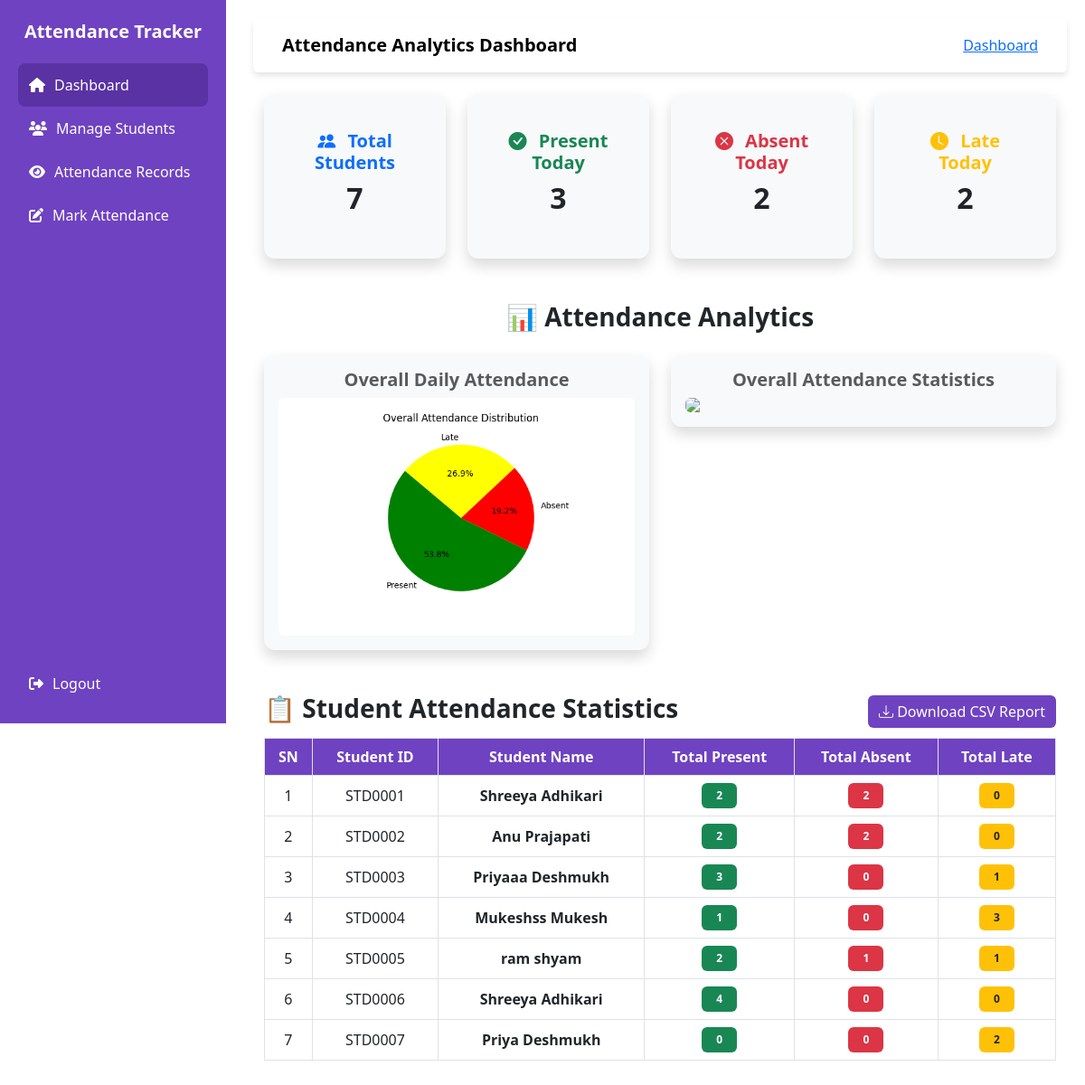
The page /dashboard (signed in) on the database its author committed.
### models.py (models this page shows)
class Student(db.Model):
    id = db.Column(db.Integer, primary_key = True)
    student_id = db.Column(db.String(20), unique=True, nullable=False)  # Custom ID
    first_name = db.Column(db.String(150), nullable=False)
    last_name = db.Column(db.String(150), nullable=False)
    email = db.Column(db.String(100), unique=True, nullable=False)
    address = db.Column(db.Text, nullable=False)
    phone = db.Column(db.String(15), unique=True, nullable=False)

### app.py (the view)
@app.route('/dashboard')
@login_required
def dashboard():
    today_date = datetime.today().date()
    total_students = Student.query.count()
    today_attendance_records = Attendance.query.filter_by(date=today_date).all()
    attendance_records = Attendance.query.all()
    daily_attendance = defaultdict(lambda: {"Present": 0, "Absent": 0, "Late": 0})
    student_attendance = defaultdict(lambda: {"Present": 0, "Absent": 0, "Late": 0, "Total": 0})
    for record in attendance_records:
        date = record.date.strftime("%Y-%m-%d")
        status = record.status
        daily_attendance[date][status] += 1
        student_attendance[record.student_id][status] += 1
        student_attendance[record.student_id]["Total"] += 1
    today_attendance_summary = {"Present": 0, "Absent": 0, "Late": 0}
    for record in today_attendance_records:
        today_attendance_summary[record.status] += 1
    student_percentages = {}
    student_statistics = []
    for student_id, stats in student_attendance.items():
        total = stats["Total"]
        student = Student.query.get(student_id)
        if total > 0:
            student_percentages[student_id] = {
                "Present": round((stats["Present"] / total) * 100, 2),
                "Absent": round((stats["Absent"] / total) * 100, 2),
                "Late": round((stats["Late"] / total) * 100, 2),
            }
        else:
            student_percentages[student_id] = {"Present": 0, "Absent": 0, "Late": 0}
        student_statistics.append({
            "student_id": student.student_id,
            "first_name": student.first_name,
            "last_name": student.last_name,
            "present": stats["Present"],
            "absent": stats["Absent"],
            "late": stats["Late"]
        })
    print("Today's Attendance Summary:", today_attendance_summary)  # Debugging
    return render_template(
        "dashboard.html",
        total_students=total_students,
        today_attendance=today_attendance_summary,  # Pass today's attendance data
        daily_attendance=daily_attendance,
        student_percentages=student_percentages,
        student_statistics=student_statistics,
    )

### app.py (called while the page is built)
@login_manager.user_loader
def load_admin(admin_id):
    return User.query.get(int(admin_id))

### templates/dashboard.html (shortened to what this page needs)
{% extends "base.html" %}
{% block nav_title %}Attendance Analytics Dashboard{% endblock %}
{% block content %}
<div class="container mt-4">
    <div class="row g-4">
        <div class="col-md-3">
            <div class="card shadow border-0 text-center p-4">
                <div class="card-body">
                    <h5 class="text-primary fw-bold"><i class="bi bi-people-fill me-2"></i> Total Students</h5>
                    <h2 class="fw-bold">{{ total_students }}</h2>
                </div>
            </div>
        </div>
        <div class="col-md-3">
            <div class="card shadow border-0 text-center p-4">
                <div class="card-body">
                    <h5 class="text-success fw-bold"><i class="bi bi-check-circle-fill me-2"></i> Present Today</h5>
                    <h2 class="fw-bold">{{ today_attendance["Present"] }}</h2>
                </div>
            </div>
        </div>
        <div class="col-md-3">
            <div class="card shadow border-0 text-center p-4">
                <div class="card-body">
                    <h5 class="text-danger fw-bold"><i class="bi bi-x-circle-fill me-2"></i> Absent Today</h5>
                    <h2 class="fw-bold">{{ today_attendance["Absent"] }}</h2>
                </div>
            </div>
        </div>
        <div class="col-md-3">
            <div class="card shadow border-0 text-center p-4">
                <div class="card-body">
                    <h5 class="text-warning fw-bold"><i class="bi bi-clock-fill me-2"></i> Late Today</h5>
                    <h2 class="fw-bold">{{ today_attendance["Late"] }}</h2>
                </div>
            </div>
        </div>
    </div>
    <div class="mt-5 text-center">
        <h3 class="fw-bold text-dark">📊 Attendance Analytics</h3>
        <div class="row mt-4 justify-content-center">
            <div class="col-lg-6">
                <div class="card shadow p-3">
                    <h5 class="fw-bold text-muted">Overall Daily Attendance</h5>
                    <img src="{{ url_for('attendance_chart') }}" class="img-fluid rounded">
                </div>
            </div>
            <div class="col-lg-6 mt-4 mt-lg-0">
                <div class="card shadow p-3">
                    <h5 class="fw-bold text-muted">Overall Attendance Statistics</h5>
                    <img src="{{ url_for('overall_attendance_chart') }}" class="img-fluid rounded">
                </div>
            </div>
        </div>
    </div>
    <div class="mt-5">
        <div class="mt-5 mb-2 d-flex justify-content-between align-items-center">
            <h3 class="fw-bold text-dark">📋 Student Attendance Statistics</h3>
            <a href="{{ url_for('download_csv') }}" class="btn btn-primary">
                <i class="bi bi-download"></i> Download CSV Report
            </a>
        </div>
        <div class="table-responsive">
            <table class="table table-hover table-bordered " style="overflow: hidden;">
                <thead class="text-white" style="background-color: var(--primary-color);">
                    <tr>
                        <th class="py-2">SN</th>
                        <th class="py-2">Student ID</th>
                        <th class="py-2">Student Name</th>
                        <th class="py-2">Total Present</th>
                        <th class="py-2">Total Absent</th>
                        <th class="py-2">Total Late</th>
                    </tr>
                </thead>
                <tbody class="bg-white">
                    {% for student in student_statistics %}
                    <tr class="align-middle">
                        <td> {{ loop.index }}</td>
                        <td> {{ student.student_id }}</td>
                        <td class="fw-semibold">{{ student.first_name }} {{ student.last_name}}</td>
                        <td>
                            <span class="badge bg-success px-3 py-2">{{ student.present }}</span>
                        </td>
                        <td>
                            <span class="badge bg-danger px-3 py-2">{{ student.absent }}</span>
                        </td>
                        <td>
                            <span class="badge bg-warning text-dark px-3 py-2">{{ student.late }}</span>
                        </td>
                    </tr>
                    {% endfor %}
                </tbody>
            </table>
        </div>
    </div>
</div>
{% endblock %}

### templates/base.html (style rules this page uses)
:root { --primary-color: #6f42c1; --primary-hover: #5a32a3; --sidebar-bg: #6f42c1; --sidebar-text: #ffffff; }
body { display: flex; }

### templates/dashboard.html (style rules this page uses)
:root { --primary-color: #6f42c1; --primary-hover: #5a32a3; }
.card { border: none; box-shadow: 0px 4px 10px rgba(0, 0, 0, 0.1); border-radius: 12px; background-color: #f8f9fa; }
.btn-primary { background-color: var(--primary-color); border: none; }
.table th { background-color: var(--primary-color); color: white; text-align: center; }
.table td { vertical-align: middle; text-align: center; }

### rows shown on the page
Student: student_id "STD0001", first_name "Shreeya", last_name "Adhikari", present "2", absent "2", late "0"
Student: student_id "STD0002", first_name "Anu", last_name "Prajapati", present "2", absent "2", late "0"
Student: student_id "STD0003", first_name "Priyaaa", last_name "Deshmukh", present "3", absent "0", late "1"
Student: student_id "STD0004", first_name "Mukeshss", last_name "Mukesh", present "1", absent "0", late "3"
Student: student_id "STD0005", first_name "ram", last_name "shyam", present "2", absent "1", late "1"
Student: student_id "STD0006", first_name "Shreeya", last_name "Adhikari", present "4", absent "0", late "0"
Student: student_id "STD0007", first_name "Priya", last_name "Deshmukh", present "0", absent "0", late "2"

### other values the page prints
{{ total_students }} "7"
{{ today_attendance["Present"] }} "3"
{{ today_attendance["Absent"] }} "2"
{{ today_attendance["Late"] }} "2"
